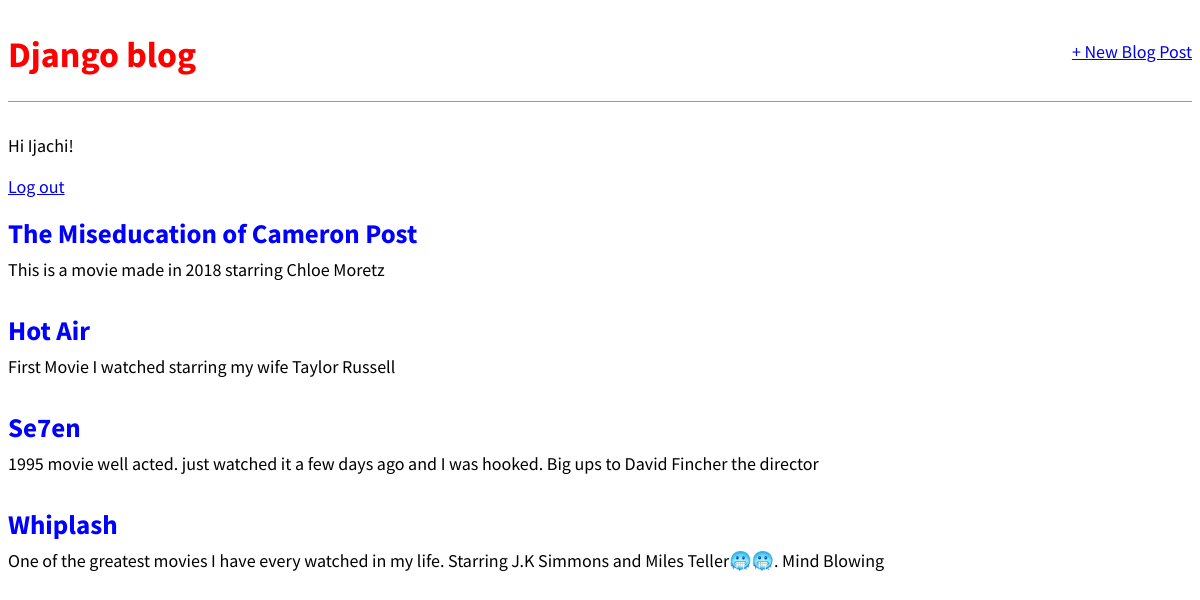
The app's page / (signed in) with its own data.
### blog/models.py (models this page shows, shortened)
class Post(models.Model):
    title = models.CharField(max_length=200)
    author = models.ForeignKey(
        "auth.User",
        on_delete=models.CASCADE
    )
    body = models.TextField()

### blog/views.py (the view)
# urls.py: path("", BlogListView.as_view(), name="home"),
class BlogListView(ListView):
    model = Post
    template_name = "home.html"
    context_object_name = "all_posts_list"

### templates/home.html
{% extends "base.html" %}
{% block content %}
    {% for post in all_posts_list %}
        <div class="post-entry">
            <h2><a href="{% url 'post_detail' post.pk %}">{{post.title}}</a></h2>
            <p>{{post.body}}</p>
        </div>
    {% endfor %}
{% endblock content %}

### templates/base.html (shortened to what this page needs)
{% load static %}
<html>
    <head>
        <link rel="stylesheet" href="{% static 'css/base.css' %}">
    </head>
    <body>
        <div>
            <header>
                <div class="nav-left">
                    <h1><a href="{% url 'home' %}">Django blog</a></h1>
                </div>
                <div class="nav-right">
                    <a href="{% url 'post_new' %}">+ New Blog Post</a>
                </div>
            </header>
            {% if user.is_authenticated %}
                <p>Hi {{ user.username.title }}!</p>
                <p><a href="{% url 'logout' %}">Log out</a></p>
            {% else %}
                <p>You are not logged in.</p>
                <a href="{% url 'login' %}">Log In</a>
            {% endif %}
            {% block content %}
            {% endblock content %}
        </div>
    </body>
</html>

### static/css/base.css (style rules this page uses)
header h1 a { color: red; text-decoration: none; }
body { font-family: "Source Sans Pro", sans-serif; font-size: 18px }
header { border-bottom: 1px solid #999; margin-bottom: 2rem; display: flex; }
.nav-left { margin-right: auto; }
.nav-right { display: flex; padding-top: 2rem; }
.post-entry { margin-bottom: 2rem; }
.post-entry h2 { margin: 0.5rem 0; }
.post-entry h2 a, .post-entry h2 a:visited { color: blue; text-decoration: none; }
.post-entry p { margin: 0; font-weight: 400; }

### records on screen
Post: title "The Miseducation of Cameron Post", body "This is a movie made in 2018 starring Chloe Moretz"
Post: title "Hot Air", body "First Movie I watched starring my wife Taylor Russell"
Post: title "Se7en", body "1995 movie well acted. just watched it a few days ago and I was hooked. Big ups to David Fincher the director"
Post: title "Whiplash", body "One of the greatest movies I have every watched in my life. Starring J.K Simmons and Miles Teller🥶🥶. Mind Blowing"

### other values on screen
{{ user.username.title }} "Ijachi"
